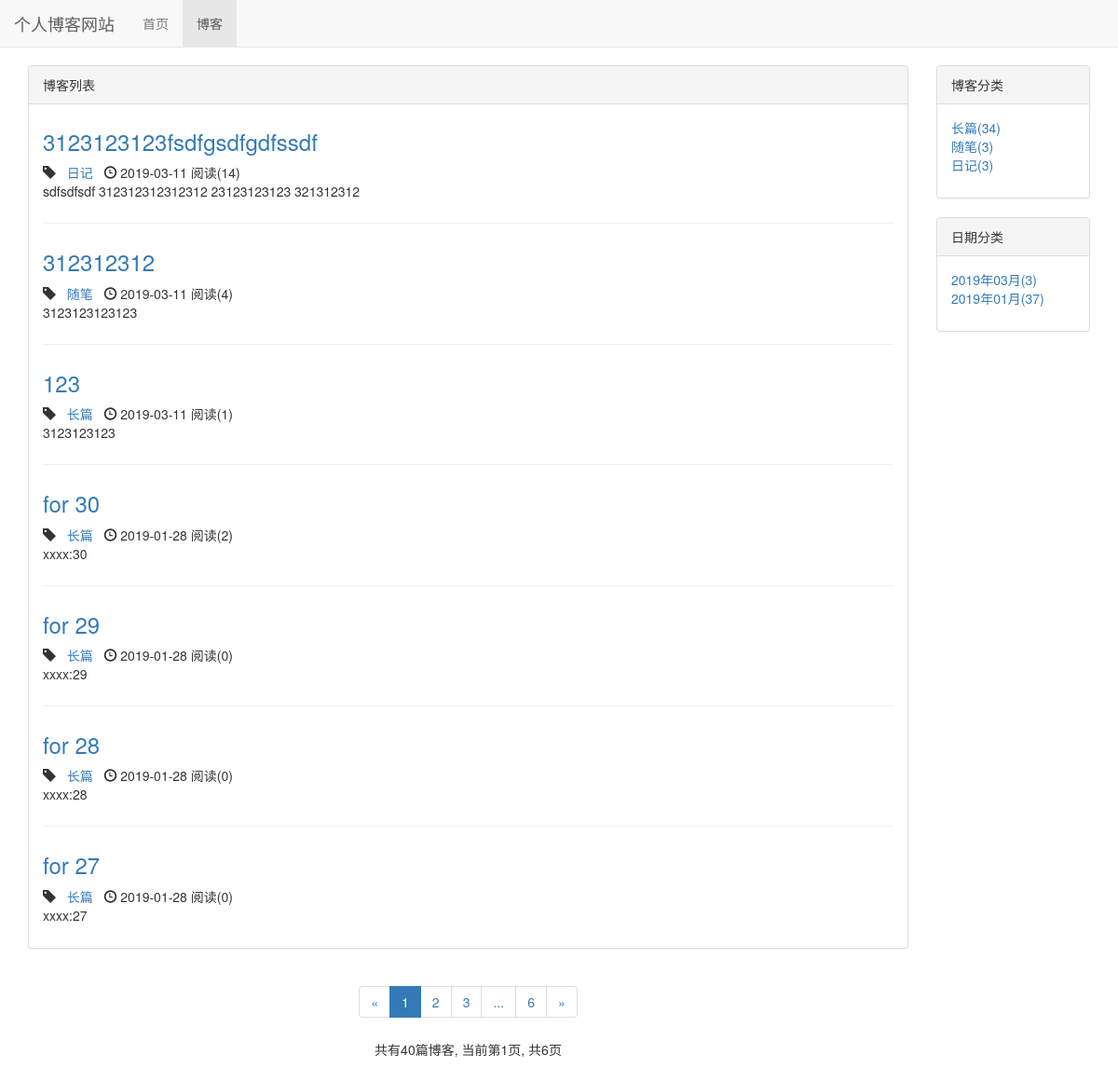
/blog/, run on an earlier commit of the app's database.
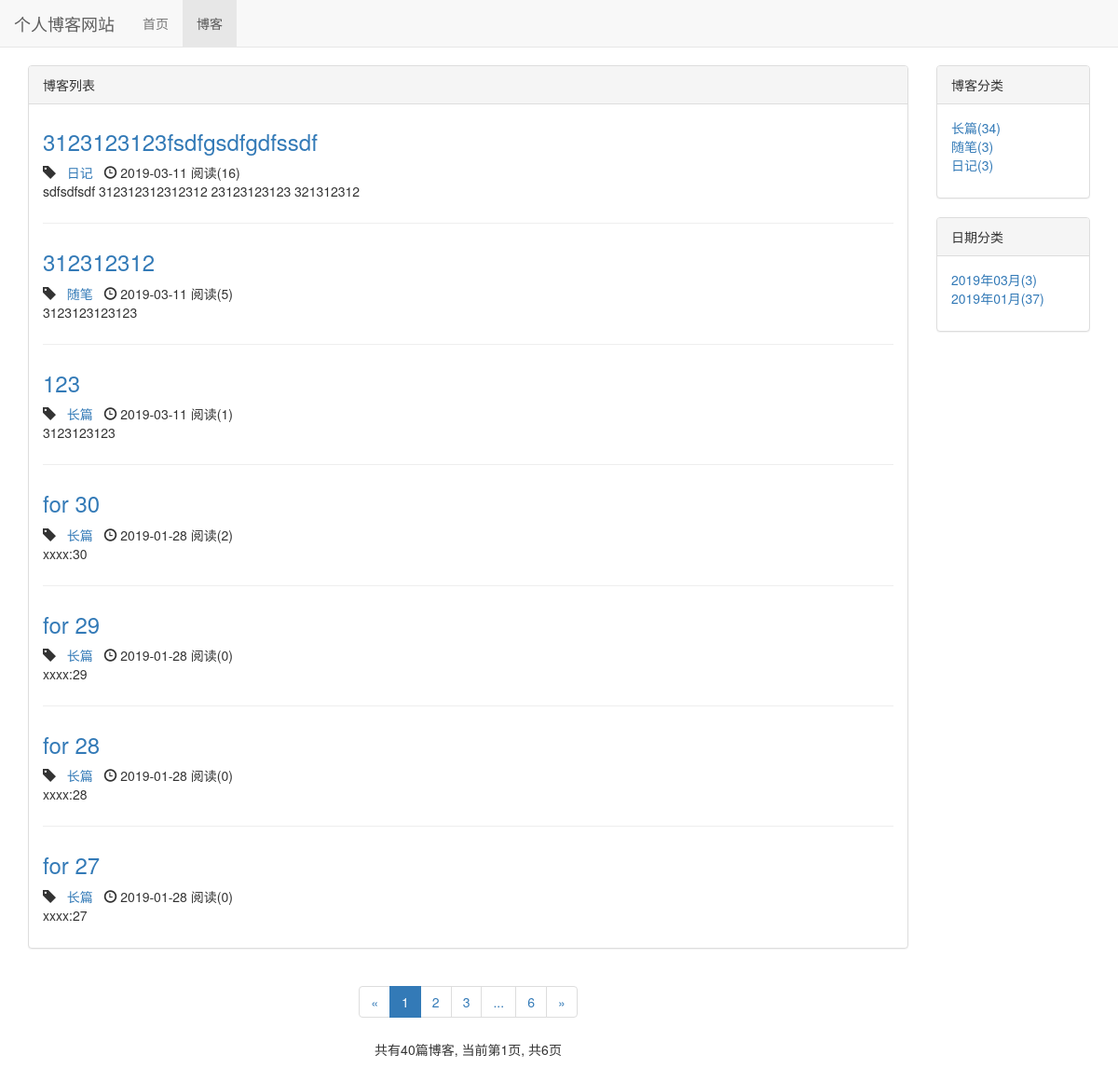
And on a later commit of the database.
### blog/models.py (models this page shows, shortened)
class Blog(models.Model, ReadNumExpandMethod):
    title = models.CharField(max_length=50)
    blog_type = models.ForeignKey(BlogType, on_delete=models.DO_NOTHING)
    content = RichTextUploadingField()
    author = models.ForeignKey(User, on_delete=models.DO_NOTHING)
    read_details = GenericRelation(ReadDetail)
    created_time = models.DateTimeField(auto_now_add=True)
    last_updated_time = models.DateTimeField(auto_now=True)
    class Meta:
        ordering = ['-created_time']

class BlogType(models.Model):
    type_name = models.CharField(max_length=50)
    def __str__(self):
        return self.type_name

### read_statistics/models.py (models this page shows)
class ReadNum(models.Model):
    read_num = models.IntegerField(default=0)
    content_type = models.ForeignKey(ContentType, on_delete=models.DO_NOTHING)
    object_id = models.PositiveIntegerField()
    content_object = GenericForeignKey('content_type', 'object_id')

### blog/views.py (the view)
# urls.py: path('', views.blog_list, name='blog_list'),
def blog_list(request):
    blogs_all_list = Blog.objects.all()
    context = get_blog_list_common_data(blogs_all_list, request)
    return render(request, 'blog/blog_list.html', context)

### read_statistics/models.py (called while the page is built)
    def get_read_num(self):
        try:
            ct = ContentType.objects.get_for_model(self)
            readnum = ReadNum.objects.get(content_type=ct, object_id=self.pk)
            return readnum.read_num
        except exceptions.ObjectDoesNotExist:
            return 0

### blog/templates/blog/blog_list.html (shortened to what the changed rows need)
{% extends 'base.html' %}
{% load staticfiles %}
{% block header_extends %}
    <link rel="stylesheet" type="text/css" href="{% static 'blog/blog.css' %}">
{% endblock %}
{% block content %}
    <div class="container">
        <div class="row">
            <div class="col-xs-12 col-sm-8 col-md-9 col-lg-10">
                <div class="panel panel-default">
                    <div class="panel-body">
                        {% for blog in blogs %}
                            <div class="blog">
                                <h3><a href="{% url 'blog_detail' blog.pk %}">{{ blog.title }}</a></h3>
                                <p class="blog-info">
                                    <span class="glyphicon glyphicon-tag"></span>&nbsp;&nbsp;&nbsp;<a href="{% url 'blogs_with_type' blog.blog_type.pk %}">{{ blog.blog_type }}</a>&nbsp;&nbsp;&nbsp;<span class="glyphicon glyphicon-time"></span> {{ blog.created_time|date:"Y-m-d" }}
                                    阅读({{ blog.get_read_num }})
                                </p>
                                <p>{{ blog.content|striptags|truncatechars:120 }}</p>
                            </div>
                        {% empty %}
                            <div class="blog">
                                <h3>暂无博客，敬请期待</h3>
                            </div>
                        {% endfor %}
                    </div>
                </div>
            </div>
        </div>
    </div>
{% endblock %}

What changed in the data, as far as the page shows it:
changed through a linked row, Blog "3123123123fsdfgsdfgdfssdf": get_read_num "14" → "16"
changed through a linked row, Blog "随笔": get_read_num "4" → "5"
